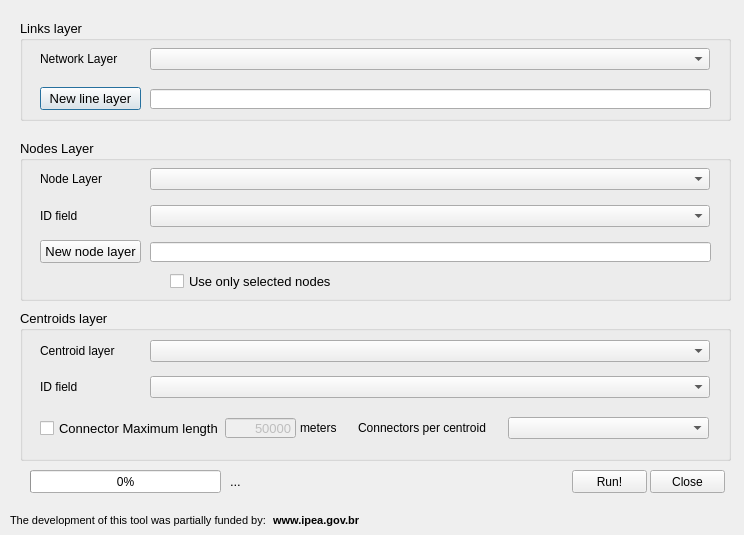
<?xml version="1.0" encoding="UTF-8"?>
<ui version="4.0">
 <class>ConnectingCentroids</class>
 <widget class="QDialog" name="ConnectingCentroids">
  <property name="windowModality">
   <enum>Qt::NonModal</enum>
  </property>
  <property name="geometry">
   <rect>
    <x>0</x>
    <y>0</y>
    <width>744</width>
    <height>535</height>
   </rect>
  </property>
  <property name="windowTitle">
   <string>AequilibraE -Centroid connection toolbox</string>
  </property>
  <widget class="QGroupBox" name="groupBox">
   <property name="geometry">
    <rect>
     <x>20</x>
     <y>310</y>
     <width>711</width>
     <height>151</height>
    </rect>
   </property>
   <property name="font">
    <font>
     <pointsize>10</pointsize>
    </font>
   </property>
   <property name="title">
    <string>Centroids layer</string>
   </property>
   <widget class="QLabel" name="label_3">
    <property name="geometry">
     <rect>
      <x>338</x>
      <y>108</y>
      <width>141</width>
      <height>20</height>
     </rect>
    </property>
    <property name="font">
     <font>
      <pointsize>9</pointsize>
     </font>
    </property>
    <property name="text">
     <string>Connectors per centroid</string>
    </property>
   </widget>
   <widget class="QLineEdit" name="MaxLength">
    <property name="enabled">
     <bool>false</bool>
    </property>
    <property name="geometry">
     <rect>
      <x>205</x>
      <y>108</y>
      <width>71</width>
      <height>20</height>
     </rect>
    </property>
    <property name="text">
     <string>50000</string>
    </property>
    <property name="alignment">
     <set>Qt::AlignRight|Qt::AlignTrailing|Qt::AlignVCenter</set>
    </property>
   </widget>
   <widget class="QLabel" name="label_2">
    <property name="geometry">
     <rect>
      <x>20</x>
      <y>30</y>
      <width>80</width>
      <height>22</height>
     </rect>
    </property>
    <property name="font">
     <font>
      <pointsize>9</pointsize>
     </font>
    </property>
    <property name="text">
     <string>Centroid layer</string>
    </property>
   </widget>
   <widget class="QComboBox" name="CentroidLayer">
    <property name="geometry">
     <rect>
      <x>130</x>
      <y>30</y>
      <width>560</width>
      <height>22</height>
     </rect>
    </property>
    <property name="font">
     <font>
      <pointsize>9</pointsize>
     </font>
    </property>
   </widget>
   <widget class="QLabel" name="label_5">
    <property name="geometry">
     <rect>
      <x>20</x>
      <y>66</y>
      <width>80</width>
      <height>22</height>
     </rect>
    </property>
    <property name="font">
     <font>
      <pointsize>9</pointsize>
     </font>
    </property>
    <property name="text">
     <string>ID field</string>
    </property>
   </widget>
   <widget class="QComboBox" name="CentroidField">
    <property name="geometry">
     <rect>
      <x>130</x>
      <y>66</y>
      <width>560</width>
      <height>22</height>
     </rect>
    </property>
    <property name="font">
     <font>
      <pointsize>9</pointsize>
     </font>
    </property>
   </widget>
   <widget class="QCheckBox" name="IfMaxLength">
    <property name="geometry">
     <rect>
      <x>20</x>
      <y>110</y>
      <width>191</width>
      <height>17</height>
     </rect>
    </property>
    <property name="text">
     <string>Connector Maximum length</string>
    </property>
   </widget>
   <widget class="QLabel" name="label_6">
    <property name="geometry">
     <rect>
      <x>280</x>
      <y>110</y>
      <width>51</width>
      <height>16</height>
     </rect>
    </property>
    <property name="font">
     <font>
      <pointsize>9</pointsize>
     </font>
    </property>
    <property name="text">
     <string>meters</string>
    </property>
   </widget>
   <widget class="QComboBox" name="NumberConnectors">
    <property name="geometry">
     <rect>
      <x>488</x>
      <y>107</y>
      <width>201</width>
      <height>22</height>
     </rect>
    </property>
    <property name="font">
     <font>
      <pointsize>9</pointsize>
     </font>
    </property>
   </widget>
  </widget>
  <widget class="QGroupBox" name="groupBox_2">
   <property name="geometry">
    <rect>
     <x>20</x>
     <y>20</y>
     <width>711</width>
     <height>101</height>
    </rect>
   </property>
   <property name="font">
    <font>
     <pointsize>10</pointsize>
    </font>
   </property>
   <property name="title">
    <string>Links layer</string>
   </property>
   <widget class="QLabel" name="label">
    <property name="geometry">
     <rect>
      <x>20</x>
      <y>28</y>
      <width>80</width>
      <height>22</height>
     </rect>
    </property>
    <property name="font">
     <font>
      <pointsize>9</pointsize>
     </font>
    </property>
    <property name="text">
     <string>Network Layer</string>
    </property>
   </widget>
   <widget class="QComboBox" name="LineLayer">
    <property name="geometry">
     <rect>
      <x>130</x>
      <y>28</y>
      <width>560</width>
      <height>22</height>
     </rect>
    </property>
    <property name="font">
     <font>
      <pointsize>9</pointsize>
     </font>
    </property>
   </widget>
   <widget class="QLineEdit" name="OutLinks">
    <property name="geometry">
     <rect>
      <x>130</x>
      <y>69</y>
      <width>561</width>
      <height>20</height>
     </rect>
    </property>
    <property name="font">
     <font>
      <pointsize>10</pointsize>
     </font>
    </property>
    <property name="text">
     <string/>
    </property>
   </widget>
   <widget class="QPushButton" name="ChooseLineLayer">
    <property name="geometry">
     <rect>
      <x>20</x>
      <y>67</y>
      <width>101</width>
      <height>23</height>
     </rect>
    </property>
    <property name="text">
     <string>New line layer</string>
    </property>
   </widget>
  </widget>
  <widget class="QProgressBar" name="progressbar">
   <property name="geometry">
    <rect>
     <x>30</x>
     <y>470</y>
     <width>191</width>
     <height>23</height>
    </rect>
   </property>
   <property name="palette">
    <palette>
     <active>
      <colorrole role="Highlight">
       <brush brushstyle="SolidPattern">
        <color alpha="255">
         <red>0</red>
         <green>170</green>
         <blue>0</blue>
        </color>
       </brush>
      </colorrole>
     </active>
     <inactive>
      <colorrole role="Highlight">
       <brush brushstyle="SolidPattern">
        <color alpha="255">
         <red>240</red>
         <green>240</green>
         <blue>240</blue>
        </color>
       </brush>
      </colorrole>
     </inactive>
     <disabled>
      <colorrole role="Highlight">
       <brush brushstyle="SolidPattern">
        <color alpha="255">
         <red>51</red>
         <green>153</green>
         <blue>255</blue>
        </color>
       </brush>
      </colorrole>
     </disabled>
    </palette>
   </property>
   <property name="value">
    <number>0</number>
   </property>
  </widget>
  <widget class="QPushButton" name="pushOK">
   <property name="geometry">
    <rect>
     <x>572</x>
     <y>470</y>
     <width>75</width>
     <height>23</height>
    </rect>
   </property>
   <property name="text">
    <string>Run!</string>
   </property>
  </widget>
  <widget class="QPushButton" name="pushClose">
   <property name="geometry">
    <rect>
     <x>650</x>
     <y>470</y>
     <width>75</width>
     <height>23</height>
    </rect>
   </property>
   <property name="text">
    <string>Close</string>
   </property>
  </widget>
  <widget class="QGroupBox" name="groupBox_3">
   <property name="geometry">
    <rect>
     <x>20</x>
     <y>140</y>
     <width>711</width>
     <height>161</height>
    </rect>
   </property>
   <property name="font">
    <font>
     <pointsize>10</pointsize>
    </font>
   </property>
   <property name="title">
    <string>Nodes Layer</string>
   </property>
   <widget class="QLabel" name="label_4">
    <property name="geometry">
     <rect>
      <x>20</x>
      <y>28</y>
      <width>80</width>
      <height>22</height>
     </rect>
    </property>
    <property name="font">
     <font>
      <pointsize>9</pointsize>
     </font>
    </property>
    <property name="text">
     <string>Node Layer</string>
    </property>
   </widget>
   <widget class="QComboBox" name="NodeLayer">
    <property name="geometry">
     <rect>
      <x>130</x>
      <y>28</y>
      <width>560</width>
      <height>22</height>
     </rect>
    </property>
    <property name="font">
     <font>
      <pointsize>9</pointsize>
     </font>
    </property>
   </widget>
   <widget class="QLineEdit" name="OutNodes">
    <property name="geometry">
     <rect>
      <x>130</x>
      <y>102</y>
      <width>561</width>
      <height>20</height>
     </rect>
    </property>
    <property name="font">
     <font>
      <pointsize>10</pointsize>
     </font>
    </property>
    <property name="text">
     <string/>
    </property>
   </widget>
   <widget class="QPushButton" name="ChooseNodeLayer">
    <property name="geometry">
     <rect>
      <x>20</x>
      <y>100</y>
      <width>101</width>
      <height>23</height>
     </rect>
    </property>
    <property name="text">
     <string>New node layer</string>
    </property>
   </widget>
   <widget class="QCheckBox" name="SelectedNodes">
    <property name="geometry">
     <rect>
      <x>150</x>
      <y>133</y>
      <width>191</width>
      <height>17</height>
     </rect>
    </property>
    <property name="text">
     <string>Use only selected nodes</string>
    </property>
   </widget>
   <widget class="QComboBox" name="NodeField">
    <property name="geometry">
     <rect>
      <x>130</x>
      <y>65</y>
      <width>560</width>
      <height>22</height>
     </rect>
    </property>
    <property name="font">
     <font>
      <pointsize>9</pointsize>
     </font>
    </property>
   </widget>
   <widget class="QLabel" name="label_7">
    <property name="geometry">
     <rect>
      <x>20</x>
      <y>65</y>
      <width>80</width>
      <height>22</height>
     </rect>
    </property>
    <property name="font">
     <font>
      <pointsize>9</pointsize>
     </font>
    </property>
    <property name="text">
     <string>ID field</string>
    </property>
   </widget>
  </widget>
  <widget class="QLabel" name="label_16">
   <property name="geometry">
    <rect>
     <x>270</x>
     <y>510</y>
     <width>151</width>
     <height>21</height>
    </rect>
   </property>
   <property name="font">
    <font>
     <pointsize>8</pointsize>
     <weight>75</weight>
     <bold>true</bold>
    </font>
   </property>
   <property name="text">
    <string> www.ipea.gov.br</string>
   </property>
   <property name="textFormat">
    <enum>Qt::PlainText</enum>
   </property>
  </widget>
  <widget class="QLabel" name="label_15">
   <property name="geometry">
    <rect>
     <x>10</x>
     <y>512</y>
     <width>271</width>
     <height>16</height>
    </rect>
   </property>
   <property name="font">
    <font>
     <pointsize>8</pointsize>
    </font>
   </property>
   <property name="text">
    <string>The development of this tool was partially funded by:</string>
   </property>
  </widget>
  <widget class="QLabel" name="progress_label">
   <property name="geometry">
    <rect>
     <x>230</x>
     <y>471</y>
     <width>301</width>
     <height>21</height>
    </rect>
   </property>
   <property name="font">
    <font>
     <pointsize>10</pointsize>
    </font>
   </property>
   <property name="text">
    <string>...</string>
   </property>
  </widget>
 </widget>
 <resources/>
 <connections/>
</ui>
